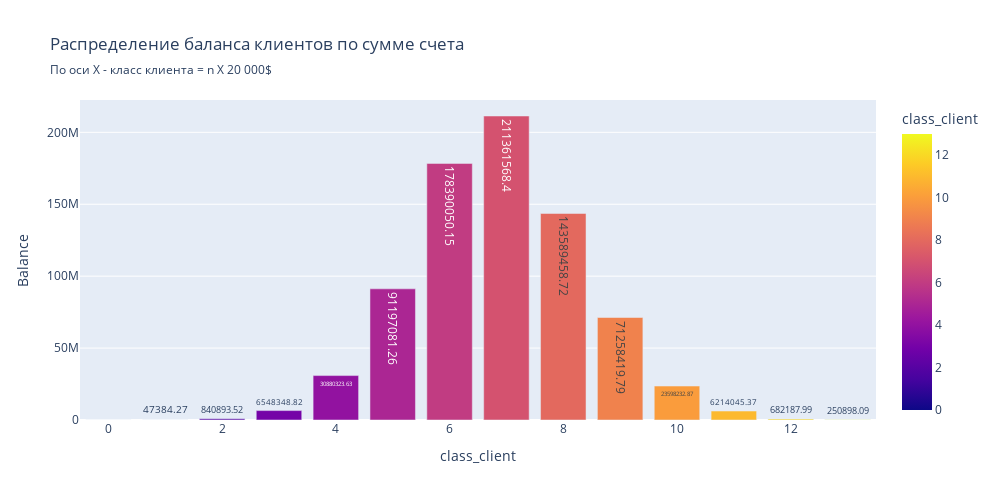

Here is the notebook cell this chart was saved with:
### Markdown cell above
Вывод:
Судя по графику можно заключить что: 
1)большое количество клиентов имеют накопления до 2500$ 
2)клиенты с деньгами имеют накопления в дипазоне от 40 000$ до 200 000$

### Code cell
#считаем балансы по классам клиентов
bar_data = churn_data.groupby(
    by='class_client',
    as_index=False
)['Balance'].sum().nlargest(20, columns=['Balance'])

#строим график
fig = px.bar(
    data_frame=bar_data, #датафрейм
    x="class_client", #ось x
    y="Balance", #ось y
    color='class_client', #расцветка в зависимости от статуса
    text = 'Balance', #текст на столбцах - сумма балансов
    orientation='v', #ориентация графика
    height=500, #высота
    width=1000, #ширина
    
    title='Распределение баланса клиентов по сумме счета', #заголовок,
    subtitle='По оси Х - класс клиента = n X 20 000$' #подзаголовок
)

#отображаем его
fig.show()

### Figure 1 — Plotly figure (JSON) as saved in the notebook; plotly's stock layout.template omitted (floating-point values rounded to 4 significant figures)
{"data": [{"hovertemplate": "class_client=%{marker.color}<br>Balance=%{text}<extra></extra>", "legendgroup": "", "marker": {"color": [7, 6, 8, 5, 9, 4, 10, 3, 11, 2, 12, 13, 1, 0], "coloraxis": "coloraxis", "pattern": {"shape": ""}}, "name": "", "orientation": "v", "showlegend": false, "text": [211400000.0, 178400000.0, 143600000.0, 91200000.0, 71260000.0, 30880000.0, 23600000.0, 6548000.0, 6214000.0, 840900.0, 682200.0, 250900.0, 47380.0, 0.0], "textposition": "auto", "type": "bar", "x": [7, 6, 8, 5, 9, 4, 10, 3, 11, 2, 12, 13, 1, 0], "xaxis": "x", "y": [211400000.0, 178400000.0, 143600000.0, 91200000.0, 71260000.0, 30880000.0, 23600000.0, 6548000.0, 6214000.0, 840900.0, 682200.0, 250900.0, 47380.0, 0.0], "yaxis": "y"}], "layout": {"barmode": "relative", "coloraxis": {"colorbar": {"title": {"text": "class_client"}}, "colorscale": [[0, "#0d0887"], [0.1111, "#46039f"], [0.2222, "#7201a8"], [0.3333, "#9c179e"], [0.4444, "#bd3786"], [0.5556, "#d8576b"], [0.6667, "#ed7953"], [0.7778, "#fb9f3a"], [0.8889, "#fdca26"], [1, "#f0f921"]]}, "height": 500, "legend": {"tracegroupgap": 0}, "title": {"subtitle": {"text": "По оси Х - класс клиента = n X 20 000$"}, "text": "Распределение баланса клиентов по сумме счета"}, "width": 1000, "xaxis": {"anchor": "y", "domain": [0, 1], "title": {"text": "class_client"}}, "yaxis": {"anchor": "x", "domain": [0, 1], "title": {"text": "Balance"}}}}
